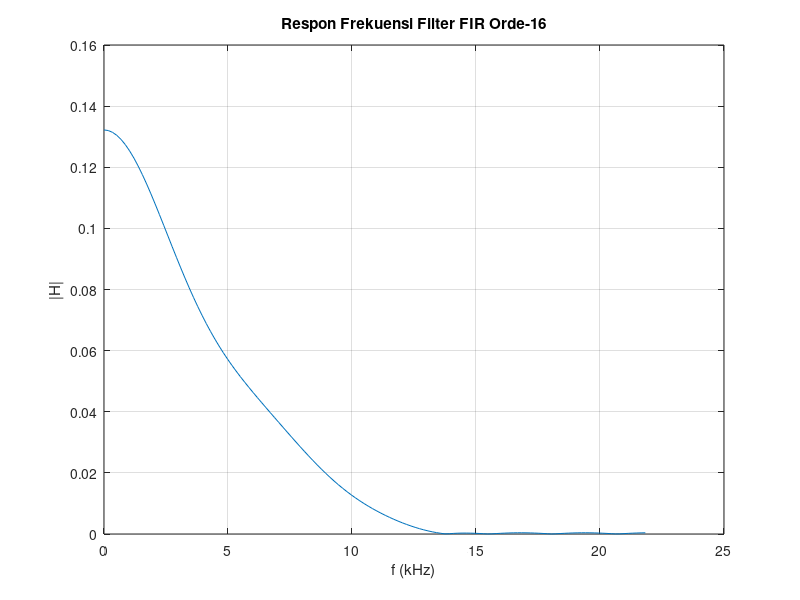

Source code (MATLAB):
clear all; clc;

f = [0, 0.00227, 0.003, 0.01, 0.5, 1]; % Frekuensi ter-normalisasi
m = [1, 1, 0.8, 0.1, 0, 0];
n = 16;                              % orde 16, 1/2 frekuensi sampling = 8kHz
fs2 = 22;                             % hitung koefisien filter
b = fir2(n, f, m);

fid = fopen('fir.txt', 'w');         % buka file fir.txt
fprintf(fid, strcat('Koefisien filter FIR orde-'), int2str(n), ':\n');
fprintf(fid, strcat('Generated on-', datestr(now), '\n\n'));
for i = 1:n+1                        % simpan dalam file
    fprintf(fid, '%1.6f \n', b(i));
end
fclose(fid);                         % tutup file

[H, w] = freqz(b, 1, 128);           % respon frekuensi
plot(w/pi * fs2, abs(H));            % plot respon frekuensi

xlabel('f (kHz)');
ylabel('|H|');
grid;
title(strcat('Respon Frekuensi Filter FIR Orde-', int2str(n)));
